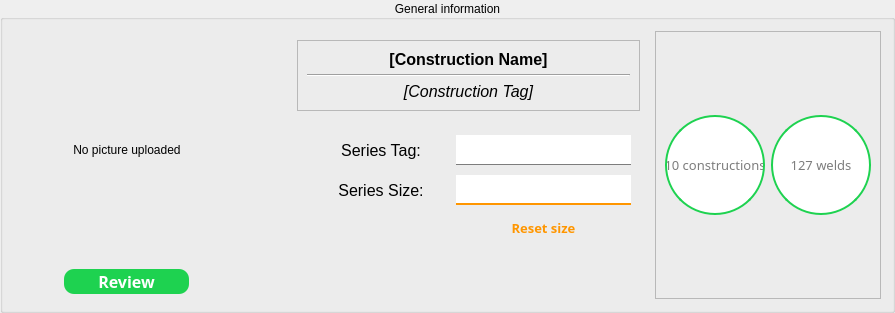
    <widget class="QGroupBox" name="groupBox">
     <property name="title">
      <string>General information</string>
     </property>
     <property name="alignment">
      <set>Qt::AlignCenter</set>
     </property>
     <property name="flat">
      <bool>true</bool>
     </property>
     <layout class="QHBoxLayout" name="horizontalLayout_3">
      <property name="leftMargin">
       <number>9</number>
      </property>
      <item>
       <widget class="QFrame" name="frame">
        <property name="sizePolicy">
         <sizepolicy hsizetype="Minimum" vsizetype="Minimum">
          <horstretch>0</horstretch>
          <verstretch>0</verstretch>
         </sizepolicy>
        </property>
        <property name="minimumSize">
         <size>
          <width>0</width>
          <height>0</height>
         </size>
        </property>
        <layout class="QVBoxLayout" name="verticalLayout_2">
         <property name="leftMargin">
          <number>5</number>
         </property>
         <property name="topMargin">
          <number>5</number>
         </property>
         <property name="rightMargin">
          <number>5</number>
         </property>
         <property name="bottomMargin">
          <number>5</number>
         </property>
         <item alignment="Qt::AlignHCenter">
          <widget class="QLabel" name="constructPicture">
           <property name="sizePolicy">
            <sizepolicy hsizetype="Minimum" vsizetype="Minimum">
             <horstretch>0</horstretch>
             <verstretch>0</verstretch>
            </sizepolicy>
           </property>
           <property name="minimumSize">
            <size>
             <width>220</width>
             <height>180</height>
            </size>
           </property>
           <property name="text">
            <string>No picture uploaded</string>
           </property>
           <property name="alignment">
            <set>Qt::AlignCenter</set>
           </property>
          </widget>
         </item>
         <item alignment="Qt::AlignHCenter">
          <widget class="QPushButton" name="reviewBtn">
           <property name="minimumSize">
            <size>
             <width>125</width>
             <height>25</height>
            </size>
           </property>
           <property name="font">
            <font>
             <family>Microsoft YaHei</family>
             <pointsize>12</pointsize>
             <weight>75</weight>
             <bold>true</bold>
            </font>
           </property>
           <property name="styleSheet">
            <string notr="true">background-color: rgb(30, 210, 80);
border-radius: 10px;
color: rgb(255, 255, 255)</string>
           </property>
           <property name="text">
            <string>Review</string>
           </property>
          </widget>
         </item>
        </layout>
       </widget>
      </item>
      <item>
       <spacer name="horizontalSpacer">
        <property name="orientation">
         <enum>Qt::Horizontal</enum>
        </property>
        <property name="sizeType">
         <enum>QSizePolicy::Preferred</enum>
        </property>
        <property name="sizeHint" stdset="0">
         <size>
          <width>40</width>
          <height>20</height>
         </size>
        </property>
       </spacer>
      </item>
      <item>
       <widget class="QFrame" name="frame">
        <property name="minimumSize">
         <size>
          <width>0</width>
          <height>0</height>
         </size>
        </property>
        <layout class="QVBoxLayout" name="verticalLayout">
         <property name="spacing">
          <number>15</number>
         </property>
         <item>
          <widget class="QFrame" name="frame_2">
           <property name="frameShape">
            <enum>QFrame::StyledPanel</enum>
           </property>
           <property name="frameShadow">
            <enum>QFrame::Raised</enum>
           </property>
           <layout class="QVBoxLayout" name="verticalLayout_4">
            <property name="spacing">
             <number>5</number>
            </property>
            <item>
             <widget class="QLabel" name="constructNameLbl">
              <property name="font">
               <font>
                <pointsize>12</pointsize>
                <weight>75</weight>
                <bold>true</bold>
               </font>
              </property>
              <property name="text">
               <string>[Construction Name]</string>
              </property>
              <property name="alignment">
               <set>Qt::AlignCenter</set>
              </property>
             </widget>
            </item>
            <item>
             <widget class="Line" name="line">
              <property name="orientation">
               <enum>Qt::Horizontal</enum>
              </property>
             </widget>
            </item>
            <item>
             <widget class="QLabel" name="constructTagLbl">
              <property name="font">
               <font>
                <pointsize>12</pointsize>
                <weight>50</weight>
                <italic>true</italic>
                <bold>false</bold>
               </font>
              </property>
              <property name="text">
               <string>[Construction Tag]</string>
              </property>
              <property name="alignment">
               <set>Qt::AlignCenter</set>
              </property>
             </widget>
            </item>
           </layout>
          </widget>
         </item>
         <item alignment="Qt::AlignHCenter">
          <widget class="QFrame" name="frame">
           <property name="styleSheet">
            <string notr="true">QLineEdit{
color: rgb(125, 125, 125);
border-bottom: 1px solid rgb(30, 210, 80);
font: 75 bold 12pt;
}</string>
           </property>
           <layout class="QGridLayout" name="gridLayout">
            <property name="horizontalSpacing">
             <number>0</number>
            </property>
            <property name="verticalSpacing">
             <number>10</number>
            </property>
            <item row="0" column="0">
             <widget class="QLabel" name="label_2">
              <property name="minimumSize">
               <size>
                <width>150</width>
                <height>0</height>
               </size>
              </property>
              <property name="font">
               <font>
                <pointsize>12</pointsize>
               </font>
              </property>
              <property name="text">
               <string>Series Tag:</string>
              </property>
              <property name="alignment">
               <set>Qt::AlignCenter</set>
              </property>
              <property name="indent">
               <number>0</number>
              </property>
             </widget>
            </item>
            <item row="1" column="1" alignment="Qt::AlignHCenter">
             <widget class="MouseClearableLineEdit" name="seriesNumberLine">
              <property name="sizePolicy">
               <sizepolicy hsizetype="Minimum" vsizetype="Fixed">
                <horstretch>0</horstretch>
                <verstretch>0</verstretch>
               </sizepolicy>
              </property>
              <property name="minimumSize">
               <size>
                <width>175</width>
                <height>30</height>
               </size>
              </property>
              <property name="font">
               <font>
                <pointsize>12</pointsize>
                <weight>75</weight>
                <italic>false</italic>
                <bold>true</bold>
               </font>
              </property>
              <property name="styleSheet">
               <string notr="true">border-bottom: 2px solid rgb(255, 150, 0);</string>
              </property>
              <property name="frame">
               <bool>false</bool>
              </property>
              <property name="alignment">
               <set>Qt::AlignCenter</set>
              </property>
              <property name="placeholderText">
               <string extracomment="Insert the size of constructions belonging to this series"/>
              </property>
             </widget>
            </item>
            <item row="1" column="0">
             <widget class="QLabel" name="label_3">
              <property name="minimumSize">
               <size>
                <width>150</width>
                <height>0</height>
               </size>
              </property>
              <property name="font">
               <font>
                <pointsize>12</pointsize>
               </font>
              </property>
              <property name="styleSheet">
               <string notr="true"/>
              </property>
              <property name="text">
               <string>Series Size:</string>
              </property>
              <property name="alignment">
               <set>Qt::AlignCenter</set>
              </property>
              <property name="indent">
               <number>0</number>
              </property>
             </widget>
            </item>
            <item row="0" column="1" alignment="Qt::AlignHCenter">
             <widget class="CustomLineEdit" name="seriesTagLine">
              <property name="sizePolicy">
               <sizepolicy hsizetype="Minimum" vsizetype="Fixed">
                <horstretch>0</horstretch>
                <verstretch>0</verstretch>
               </sizepolicy>
              </property>
              <property name="minimumSize">
               <size>
                <width>175</width>
                <height>30</height>
               </size>
              </property>
              <property name="font">
               <font>
                <pointsize>12</pointsize>
                <weight>75</weight>
                <italic>false</italic>
                <bold>true</bold>
               </font>
              </property>
              <property name="styleSheet">
               <string notr="true">border-bottom: 1px solid rgb(125, 125, 125)</string>
              </property>
              <property name="frame">
               <bool>false</bool>
              </property>
              <property name="alignment">
               <set>Qt::AlignCenter</set>
              </property>
              <property name="readOnly">
               <bool>true</bool>
              </property>
             </widget>
            </item>
            <item row="2" column="1">
             <widget class="QPushButton" name="resetSizeBtn">
              <property name="font">
               <font>
                <family>Microsoft YaHei</family>
                <pointsize>10</pointsize>
                <weight>75</weight>
                <bold>true</bold>
               </font>
              </property>
              <property name="styleSheet">
               <string notr="true">color: rgb(255, 150, 0)</string>
              </property>
              <property name="text">
               <string>Reset size</string>
              </property>
              <property name="icon">
               <iconset resource="../resources.qrc">
                <normaloff>:/Icons/Icons/rotate-cw.svg</normaloff>:/Icons/Icons/rotate-cw.svg</iconset>
              </property>
              <property name="flat">
               <bool>true</bool>
              </property>
             </widget>
            </item>
           </layout>
          </widget>
         </item>
         <item>
          <spacer name="verticalSpacer">
           <property name="orientation">
            <enum>Qt::Vertical</enum>
           </property>
           <property name="sizeHint" stdset="0">
            <size>
             <width>20</width>
             <height>40</height>
            </size>
           </property>
          </spacer>
         </item>
        </layout>
       </widget>
      </item>
      <item>
       <widget class="QFrame" name="frame_10">
        <property name="sizePolicy">
         <sizepolicy hsizetype="Expanding" vsizetype="Preferred">
          <horstretch>0</horstretch>
          <verstretch>0</verstretch>
         </sizepolicy>
        </property>
        <property name="styleSheet">
         <string notr="true">QPushButton{
border-radius: 50px;
border: 2px solid rgb(30, 210, 80);
background-color: rgb(255, 255, 255);
color: rgb(125, 125, 125);
}
QPushButton::checked{
border: 3px solid rgb(255, 150, 0);
}</string>
        </property>
        <property name="frameShape">
         <enum>QFrame::StyledPanel</enum>
        </property>
        <property name="frameShadow">
         <enum>QFrame::Raised</enum>
        </property>
        <layout class="QHBoxLayout" name="horizontalLayout_10">
         <item>
          <widget class="QPushButton" name="constructionsBtn">
           <property name="enabled">
            <bool>false</bool>
           </property>
           <property name="sizePolicy">
            <sizepolicy hsizetype="Fixed" vsizetype="Fixed">
             <horstretch>0</horstretch>
             <verstretch>0</verstretch>
            </sizepolicy>
           </property>
           <property name="minimumSize">
            <size>
             <width>100</width>
             <height>100</height>
            </size>
           </property>
           <property name="maximumSize">
            <size>
             <width>100</width>
             <height>100</height>
            </size>
           </property>
           <property name="font">
            <font>
             <family>Microsoft YaHei</family>
             <pointsize>10</pointsize>
             <italic>false</italic>
            </font>
           </property>
           <property name="styleSheet">
            <string notr="true"/>
           </property>
           <property name="text">
            <string>10 constructions</string>
           </property>
           <property name="checkable">
            <bool>true</bool>
           </property>
           <property name="flat">
            <bool>true</bool>
           </property>
          </widget>
         </item>
         <item>
          <widget class="QPushButton" name="weldsBtn">
           <property name="enabled">
            <bool>false</bool>
           </property>
           <property name="sizePolicy">
            <sizepolicy hsizetype="Fixed" vsizetype="Fixed">
             <horstretch>0</horstretch>
             <verstretch>0</verstretch>
            </sizepolicy>
           </property>
           <property name="minimumSize">
            <size>
             <width>100</width>
             <height>100</height>
            </size>
           </property>
           <property name="maximumSize">
            <size>
             <width>100</width>
             <height>100</height>
            </size>
           </property>
           <property name="font">
            <font>
             <family>Microsoft YaHei</family>
             <pointsize>10</pointsize>
             <italic>false</italic>
            </font>
           </property>
           <property name="styleSheet">
            <string notr="true"/>
           </property>
           <property name="text">
            <string>127 welds</string>
           </property>
           <property name="checkable">
            <bool>true</bool>
           </property>
           <property name="flat">
            <bool>true</bool>
           </property>
          </widget>
         </item>
        </layout>
       </widget>
      </item>
     </layout>
    </widget>
